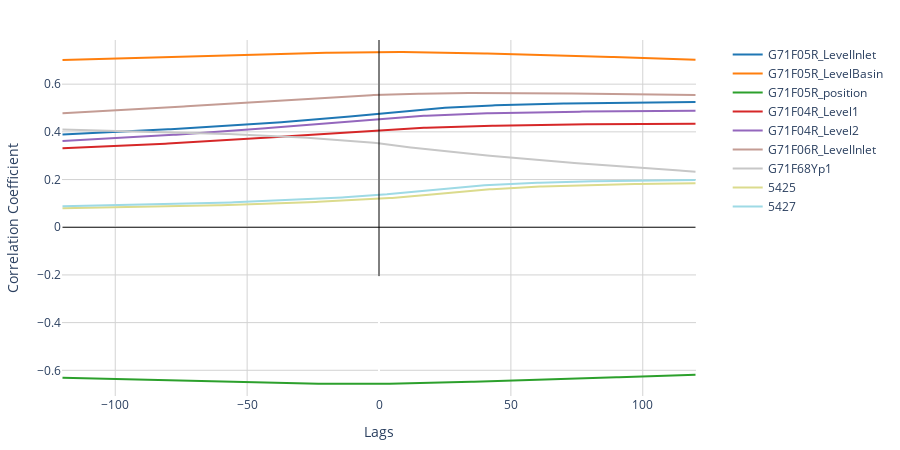
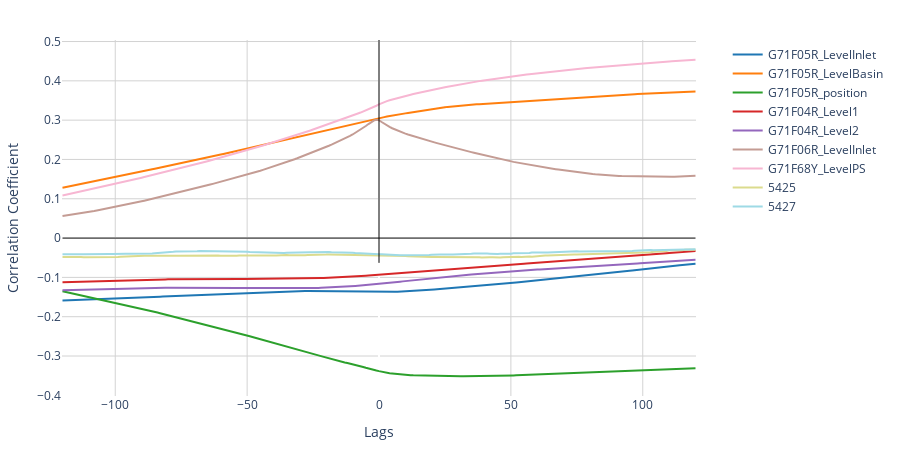

The notebook cell saved with these charts, in order:
### Markdown cell above
#### Cross-Correlation with storage pipe

### Code cell
storage_pipe_relation = ['G71F04R', 'G71F05R', 'G71F06R', 'G71F68Y']
storage_pipe_relation_vars = [col for col in columns if any([structure in col for structure in storage_pipe_relation])]
storage_pipe_relation_vars += ['5425', '5427']
storage_pipe_vars = [col for col in columns if 'G71F68Y' in col]

for base_variable in storage_pipe_vars:
    print(base_variable)
    plot_cross_correlation(raw[storage_pipe_relation_vars], base_variable, lag_range=120)

### Figure 1 — Plotly figure (JSON) as saved in the notebook; plotly's stock layout.template omitted (floating-point values rounded to 4 significant figures; data arrays with more than 128 entries replaced by an {"elided": "..."} marker saying what was removed)
{"data": [{"hovertemplate": "%{text}<br>Lag: %{x}<br>Correlation: %{y:.2f}<extra></extra>", "line": {"color": "rgba(31,119,180,1)", "width": 2}, "mode": "lines", "name": "G71F05R_LevelInlet", "opacity": 1, "showlegend": true, "text": {"elided": "241 str values"}, "texttemplate": "%{text:.2f}", "type": "scatter", "x": {"elided": "241 int values"}, "y": {"elided": "241 float values"}}, {"hovertemplate": "%{text}<br>Lag: %{x}<br>Correlation: %{y:.2f}<extra></extra>", "line": {"color": "rgba(255,127,14,1)", "width": 2}, "mode": "lines", "name": "G71F05R_LevelBasin", "opacity": 1, "showlegend": true, "text": {"elided": "241 str values"}, "texttemplate": "%{text:.2f}", "type": "scatter", "x": {"elided": "241 int values"}, "y": {"elided": "241 float values"}}, {"hovertemplate": "%{text}<br>Lag: %{x}<br>Correlation: %{y:.2f}<extra></extra>", "line": {"color": "rgba(44,160,44,1)", "width": 2}, "mode": "lines", "name": "G71F05R_position", "opacity": 1, "showlegend": true, "text": {"elided": "241 str values"}, "texttemplate": "%{text:.2f}", "type": "scatter", "x": {"elided": "241 int values"}, "y": {"elided": "241 float values"}}, {"hovertemplate": "%{text}<br>Lag: %{x}<br>Correlation: %{y:.2f}<extra></extra>", "line": {"color": "rgba(214,39,40,1)", "width": 2}, "mode": "lines", "name": "G71F04R_Level1", "opacity": 1, "showlegend": true, "text": {"elided": "241 str values"}, "texttemplate": "%{text:.2f}", "type": "scatter", "x": {"elided": "241 int values"}, "y": {"elided": "241 float values"}}, {"hovertemplate": "%{text}<br>Lag: %{x}<br>Correlation: %{y:.2f}<extra></extra>", "line": {"color": "rgba(148,103,189,1)", "width": 2}, "mode": "lines", "name": "G71F04R_Level2", "opacity": 1, "showlegend": true, "text": {"elided": "241 str values"}, "texttemplate": "%{text:.2f}", "type": "scatter", "x": {"elided": "241 int values"}, "y": {"elided": "241 float values"}}, {"hovertemplate": "%{text}<br>Lag: %{x}<br>Correlation: %{y:.2f}<extra></extra>", "line": {"color": "rgba(196,156,148,1)", "width": 2}, "mode": "lines", "name": "G71F06R_LevelInlet", "opacity": 1, "showlegend": true, "text": {"elided": "241 str values"}, "texttemplate": "%{text:.2f}", "type": "scatter", "x": {"elided": "241 int values"}, "y": {"elided": "241 float values"}}, {"hovertemplate": "%{text}<br>Lag: %{x}<br>Correlation: %{y:.2f}<extra></extra>", "line": {"color": "rgba(199,199,199,1)", "width": 2}, "mode": "lines", "name": "G71F68Yp1", "opacity": 1, "showlegend": true, "text": {"elided": "241 str values"}, "texttemplate": "%{text:.2f}", "type": "scatter", "x": {"elided": "241 int values"}, "y": {"elided": "241 float values"}}, {"hovertemplate": "%{text}<br>Lag: %{x}<br>Correlation: %{y:.2f}<extra></extra>", "line": {"color": "rgba(219,219,141,1)", "width": 2}, "mode": "lines", "name": "5425", "opacity": 1, "showlegend": true, "text": {"elided": "241 str values"}, "texttemplate": "%{text:.2f}", "type": "scatter", "x": {"elided": "241 int values"}, "y": {"elided": "241 float values"}}, {"hovertemplate": "%{text}<br>Lag: %{x}<br>Correlation: %{y:.2f}<extra></extra>", "line": {"color": "rgba(158,218,229,1)", "width": 2}, "mode": "lines", "name": "5427", "opacity": 1, "showlegend": true, "text": {"elided": "241 str values"}, "texttemplate": "%{text:.2f}", "type": "scatter", "x": {"elided": "241 int values"}, "y": {"elided": "241 float values"}}], "layout": {"height": 450, "legend": {"x": 1.05, "y": 1}, "margin": {"b": 40, "l": 40, "r": 200, "t": 40}, "plot_bgcolor": "white", "shapes": [{"line": {"color": "Black", "width": 1}, "type": "line", "x0": -120, "x1": 120, "y0": 0, "y1": 0}, {"line": {"color": "Black", "width": 1}, "type": "line", "x0": 0, "x1": 0, "y0": -0.205, "y1": 33.33}], "width": 900, "xaxis": {"gridcolor": "LightGray", "showgrid": true, "title": {"text": "Lags"}}, "yaxis": {"gridcolor": "LightGray", "range": [-0.7077, 0.7852], "showgrid": true, "title": {"text": "Correlation Coefficient"}}}}

### Figure 2 — Plotly figure (JSON) as saved in the notebook; plotly's stock layout.template omitted (floating-point values rounded to 4 significant figures; data arrays with more than 128 entries replaced by an {"elided": "..."} marker saying what was removed)
{"data": [{"hovertemplate": "%{text}<br>Lag: %{x}<br>Correlation: %{y:.2f}<extra></extra>", "line": {"color": "rgba(31,119,180,1)", "width": 2}, "mode": "lines", "name": "G71F05R_LevelInlet", "opacity": 1, "showlegend": true, "text": {"elided": "241 str values"}, "texttemplate": "%{text:.2f}", "type": "scatter", "x": {"elided": "241 int values"}, "y": {"elided": "241 float values"}}, {"hovertemplate": "%{text}<br>Lag: %{x}<br>Correlation: %{y:.2f}<extra></extra>", "line": {"color": "rgba(255,127,14,1)", "width": 2}, "mode": "lines", "name": "G71F05R_LevelBasin", "opacity": 1, "showlegend": true, "text": {"elided": "241 str values"}, "texttemplate": "%{text:.2f}", "type": "scatter", "x": {"elided": "241 int values"}, "y": {"elided": "241 float values"}}, {"hovertemplate": "%{text}<br>Lag: %{x}<br>Correlation: %{y:.2f}<extra></extra>", "line": {"color": "rgba(44,160,44,1)", "width": 2}, "mode": "lines", "name": "G71F05R_position", "opacity": 1, "showlegend": true, "text": {"elided": "241 str values"}, "texttemplate": "%{text:.2f}", "type": "scatter", "x": {"elided": "241 int values"}, "y": {"elided": "241 float values"}}, {"hovertemplate": "%{text}<br>Lag: %{x}<br>Correlation: %{y:.2f}<extra></extra>", "line": {"color": "rgba(214,39,40,1)", "width": 2}, "mode": "lines", "name": "G71F04R_Level1", "opacity": 1, "showlegend": true, "text": {"elided": "241 str values"}, "texttemplate": "%{text:.2f}", "type": "scatter", "x": {"elided": "241 int values"}, "y": {"elided": "241 float values"}}, {"hovertemplate": "%{text}<br>Lag: %{x}<br>Correlation: %{y:.2f}<extra></extra>", "line": {"color": "rgba(148,103,189,1)", "width": 2}, "mode": "lines", "name": "G71F04R_Level2", "opacity": 1, "showlegend": true, "text": {"elided": "241 str values"}, "texttemplate": "%{text:.2f}", "type": "scatter", "x": {"elided": "241 int values"}, "y": {"elided": "241 float values"}}, {"hovertemplate": "%{text}<br>Lag: %{x}<br>Correlation: %{y:.2f}<extra></extra>", "line": {"color": "rgba(196,156,148,1)", "width": 2}, "mode": "lines", "name": "G71F06R_LevelInlet", "opacity": 1, "showlegend": true, "text": {"elided": "241 str values"}, "texttemplate": "%{text:.2f}", "type": "scatter", "x": {"elided": "241 int values"}, "y": {"elided": "241 float values"}}, {"hovertemplate": "%{text}<br>Lag: %{x}<br>Correlation: %{y:.2f}<extra></extra>", "line": {"color": "rgba(247,182,210,1)", "width": 2}, "mode": "lines", "name": "G71F68Y_LevelPS", "opacity": 1, "showlegend": true, "text": {"elided": "241 str values"}, "texttemplate": "%{text:.2f}", "type": "scatter", "x": {"elided": "241 int values"}, "y": {"elided": "241 float values"}}, {"hovertemplate": "%{text}<br>Lag: %{x}<br>Correlation: %{y:.2f}<extra></extra>", "line": {"color": "rgba(219,219,141,1)", "width": 2}, "mode": "lines", "name": "5425", "opacity": 1, "showlegend": true, "text": {"elided": "241 str values"}, "texttemplate": "%{text:.2f}", "type": "scatter", "x": {"elided": "241 int values"}, "y": {"elided": "241 float values"}}, {"hovertemplate": "%{text}<br>Lag: %{x}<br>Correlation: %{y:.2f}<extra></extra>", "line": {"color": "rgba(158,218,229,1)", "width": 2}, "mode": "lines", "name": "5427", "opacity": 1, "showlegend": true, "text": {"elided": "241 str values"}, "texttemplate": "%{text:.2f}", "type": "scatter", "x": {"elided": "241 int values"}, "y": {"elided": "241 float values"}}], "layout": {"height": 450, "legend": {"x": 1.05, "y": 1}, "margin": {"b": 40, "l": 40, "r": 200, "t": 40}, "plot_bgcolor": "white", "shapes": [{"line": {"color": "Black", "width": 1}, "type": "line", "x0": -120, "x1": 120, "y0": 0, "y1": 0}, {"line": {"color": "Black", "width": 1}, "type": "line", "x0": 0, "x1": 0, "y0": -0.063, "y1": 33.33}], "width": 900, "xaxis": {"gridcolor": "LightGray", "showgrid": true, "title": {"text": "Lags"}}, "yaxis": {"gridcolor": "LightGray", "range": [-0.4017, 0.5039], "showgrid": true, "title": {"text": "Correlation Coefficient"}}}}
